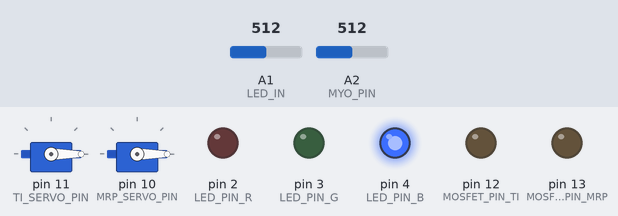
The sketch below on a simulated Arduino Uno, built with avr-gcc and run on an emulated ATmega328P. Shown: 2 × servo, output pins drawn as LEDs (lit = HIGH). The test bench sets the inputs (shaded band); at power-on: A1 (LED_IN) = 512, A2 (MYO_PIN) = 512.

Above: at 3.2 s.
At 7.8 s:
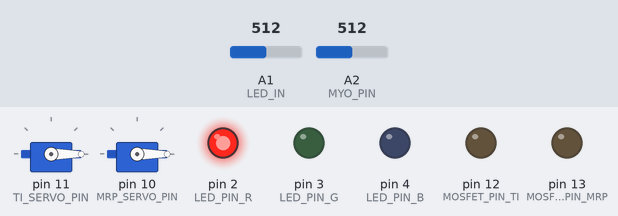
7.9 s: A1 (LED_IN) set to 606
9.4 s: A1 (LED_IN) set to 626
At 9.9 s:
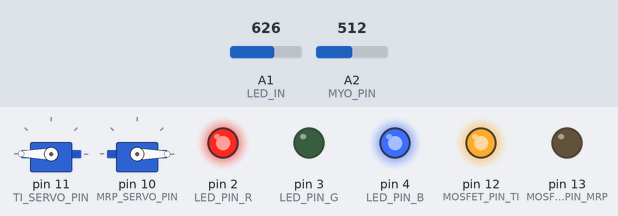
Timing chart, 0 to 12.4 s (numbered marks = the images above; inputs shaded):
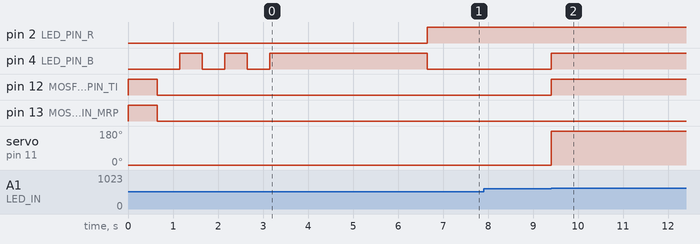

The sketch:

silverhand-two-motor.ino
```cpp
#include <Servo.h>
#define TI_SERVO_PIN 11 // Pin for servo
#define MRP_SERVO_PIN 10 // Pin for servo
#define MOSFET_PIN_TI 12 // 1st MOFSET pin; thumb, index finger
#define MOSFET_PIN_MRP 13 // 2nd MOFSET pin; middle finger, ring finger, pinky
#define MYO_PIN A2 //Pin for the sensor
#define MODE_POT_PIN A5 // Potentiometer for mode control
//Pins for the 4 LED components
#define LED_PIN_R 2 // Red
#define LED_PIN_G 3 // Green
#define LED_PIN_B 4 // Blue
#define LED_IN A1   // Battery voltage signal

#define OPEN 0 // 0 degree rotation for open
#define CLOSE 180 // 180 degree rotation for close
#define PULSEWIDTH 50 //in ms
#define TRAVELDELAY 650 //in ms
#define SYSTEMDELAY 750 // delay for servo motors; want to try 1200
#define DEFAULT_THRESH 300 // must be above 300 to change position
#define DEFAULT_RELAXTHRESH 275 // must be below 275 to be able to read another flex
#define POT_MAX 522 // the maximum value for the potentiometer

// Parameters to fine tune
// Number of reads to take in order to smooth out noise; it is recommended to take a power of 2 for computational efficiency
#define SMOOTH_READS 8
// Multiplier for threshold so that the threshold is attainable. e.g. threshold = min(flex_max * 0.65,  moving_max)
#define THRESH_MULTIPLIER 0.65
// What the threshold for being allowed to flex is again as a proportion of the regular threshold
#define RELAX_THRESH_MULTIPLIER 0.9

//The thresholds for the various LED colors - must be above each to show each respective color
#define STOP_THRESH 615
#define RED_THRESH 675
#define YELLOW_THRESH 757
#define GREEN_THRESH 859 //unnecessary but here for uniformity

// Don't worry about this. It just makes it more readable when turning on/off calibration mode
enum states {
  CALIBRATION,
  NORMAL_USE
};

// Number of samples to take for determining the maximum signal for moving one's arm around and for flexing
#define POLL_TIME 3000 // 3 seconds
// Delay between the blinking light, in milliseconds
#define DELAY_BLINK 500
// Simulated delay for the servo motors to activate
#define DELAY_SERVO 250

// Set whether we're using calibration mode or normal use, where the threshold is predefined
static states state = CALIBRATION;

enum Mode {
  full,
  ti,
  mrp,
  grab,
  any
};

/* Modes
 * Full: Go between open hand and fist or between the secondary positions; change both motor positions
 * TI: Pinching (update thumb and index finger)
 * MRP: Change middle finger, ring finger, and pinky position
 * Grab: Grab cycle - open hand -> pointing -> fist -> open hand -> ...
 * Any: Go between open hand and fist, exclusively
*/

// #define the location of the new stuff, and probably change the old stuff

Mode mode;
Servo ti_servo; // controls thumb and index.
Servo mrp_servo; // controls middle, ring, pinky fingers.
int ti_pos = OPEN;// position of ti_servo.
int mrp_pos = OPEN;//position of mrp_servo.
int volt_reg = 0; //input to display battery level
// The threshold to be set; above it, the motor will activate
unsigned threshold;

// I just extracted this to write the colors of the LED
inline void writeColors(uint8_t red, uint8_t green, uint8_t blue) {
  digitalWrite(LED_PIN_R, red);
  digitalWrite(LED_PIN_G, green);
  digitalWrite(LED_PIN_B, blue);
}

// Blink LED 3 times, leaving it on
void startupBlink() {
  for (uint8_t i = 0; i < 3; ++i) {
    //Serial.print("Blink");
    //Serial.println(i+1);
    delay(DELAY_BLINK);
    // Flash blue
    writeColors(LOW, LOW, HIGH);
    delay(DELAY_BLINK);
    // Flash off
    writeColors(LOW, LOW, LOW);
  }
}

unsigned smoothRead () {
  unsigned sum = 0;
  for (int i = 0; i < SMOOTH_READS; i++) {
    sum += analogRead(MYO_PIN);
  }
  return (sum / SMOOTH_READS);
}

// Calibrate optimal threshold
void calibrateSimple() {
  //Serial.println("Beginning Calibration");

  // Blink 3 times to indicate that the user must begin flexing after the blinks
  startupBlink();

  // Remain blue while reading
  writeColors(LOW, LOW, HIGH);

  // Record signals for POLL_TIME in ms
  unsigned long end_time = millis() + POLL_TIME;

  // Serial.println("measuring for flex");

  // Maximum flex signal
  unsigned flex_max = 0;
  // Get the largest peak value from flexing for the duration of POLL_TIME
  while (millis() < end_time) {
    unsigned flex_signal = analogRead(MYO_PIN);
    if (flex_signal > flex_max) {
      flex_max = flex_signal;
    }
  }

  if(flex_max < DEFAULT_THRESH){
    writeColors(LOW, HIGH, HIGH); //flash yellow to signal that calibration didn't work
    flex_max = DEFAULT_THRESH;
  } //end of calibration
  else{
    //flash green to signal successful calibration
    writeColors(LOW, HIGH, LOW);
  }
  // Set threshold to a fraction of its maximum reading
  threshold = flex_max * THRESH_MULTIPLIER;

}

void setup() {
  //Set up servo
  ti_servo.attach(TI_SERVO_PIN);
  mrp_servo.attach(MRP_SERVO_PIN);

  // Set MOSFET and LED as outputs of the Arduino
  pinMode(MOSFET_PIN_TI, OUTPUT);
  pinMode(MOSFET_PIN_MRP, OUTPUT);
  pinMode(LED_PIN_R, OUTPUT);
  pinMode(LED_PIN_G, OUTPUT);
  pinMode(LED_PIN_B, OUTPUT);
  pinMode(LED_IN, INPUT);
  pinMode(MODE_POT_PIN, INPUT);

  //Set Initial State of MOSFETS
  digitalWrite(MOSFET_PIN_TI,HIGH);
  digitalWrite(MOSFET_PIN_MRP,HIGH);

  //Open up servos
  ti_servo.write(OPEN);
  mrp_servo.write(OPEN);
  delay(TRAVELDELAY);

  //Set up MOSFET
  digitalWrite(MOSFET_PIN_TI,LOW);
  digitalWrite(MOSFET_PIN_MRP, LOW);
  Serial.begin(9600);

  //Default the LED to off
  digitalWrite(LED_PIN_R, LOW);
  digitalWrite(LED_PIN_G, LOW);
  digitalWrite(LED_PIN_B, LOW);

  // If state is set here to calibration, it will undergo normal calibration; if not, it will have a static threshold
  if (state == CALIBRATION) {
    calibrateSimple();
  } else {
    threshold = DEFAULT_THRESH;
  }
}

// Invert current servo position; in future iterations, may opt for a function that instead simply dictates desired positions
void invertServoPos(int &pos, Servo &servo, int mos){
  // NOTE: It would be sleeker to use pos = (pos + 180) % 360, but it takes more cycles
  // If pos is open, close it and write the servos to do such
  if (pos == OPEN){
    digitalWrite(mos,HIGH);
    pos = CLOSE;
    servo.write(CLOSE);
    delay(TRAVELDELAY);
    //DEBUG
    //Serial.println("Closed motor connected to mosfet pin at: ");
    //Serial.println(mos);
  }
  // If pos is closed, open it and write the servos to do such
  else {
    pos = OPEN;
    servo.write(OPEN);
    delay(TRAVELDELAY);
    //DEBUG
    //Serial.println("Opened motor connected to mosfet pin at: ");
    //Serial.println(mos);
    digitalWrite(mos,LOW);
  }
}

// Change position of motors based on which mode is currently selected
void updateMotors () {
  // Mode will be updated via voice control
  switch(mode) {
    case ti: //silver - mode 2
      Serial.println("ti");
      invertServoPos(ti_pos, ti_servo, MOSFET_PIN_TI);
      break;
    case mrp: //red - mode 3
      Serial.println("mrp");
      invertServoPos(mrp_pos, mrp_servo, MOSFET_PIN_MRP);
      break;
    case full: //gold: go between open hand and closed exclusively- mode 1
      Serial.println("full");
      invertServoPos(ti_pos, ti_servo, MOSFET_PIN_TI);
      if (ti_pos != mrp_pos) {
        invertServoPos(mrp_pos, mrp_servo, MOSFET_PIN_MRP);
      } //add == version to gold/full
      break;
    case grab://3 step grab, close mrp, close ti, open both (blue - mode 4)
     //Serial.println("grab");
      if (ti_pos == OPEN && mrp_pos == OPEN){
        invertServoPos(mrp_pos, mrp_servo, MOSFET_PIN_MRP);
      }
      else if (ti_pos != mrp_pos){
        invertServoPos(ti_pos, ti_servo, MOSFET_PIN_TI);
      }
      else if (ti_pos == CLOSE && mrp_pos == CLOSE){
        invertServoPos(ti_pos, ti_servo, MOSFET_PIN_TI);
        invertServoPos(mrp_pos, mrp_servo, MOSFET_PIN_MRP);
      }
      break;
    case any: //go between opposite positions exclusively - purple (mode 5)
      //Serial.println("any");
      invertServoPos(ti_pos, ti_servo, MOSFET_PIN_TI);
      if (ti_pos == mrp_pos) {
        invertServoPos(mrp_pos, mrp_servo, MOSFET_PIN_MRP);
      } //add == version to gold/full
      break;
  }

  delay(SYSTEMDELAY-PULSEWIDTH-TRAVELDELAY);
}

// Potentiometer-based control of mode selection
void updateMode () {
  int pot_val = analogRead(MODE_POT_PIN);
  //Serial.println(pot_val);
  mode = (Mode) map(pot_val, 0, POT_MAX, 0, 5);
  mode = (mode > 4) ? 4 : mode;
}

void loop() {
  // Battery signal
  volt_reg = analogRead(LED_IN);

  //DEBUG
  //Serial.print("Volt reg: ");
  //Serial.println(volt_reg);

  // If below RED_THRESH, the battery is extremely low; if below YELLOW_THRESH, should change soon; if below GREEN_THRESH, you're fine
  if (volt_reg < RED_THRESH) {
    writeColors(HIGH, LOW, LOW);
  }
  else if (volt_reg < YELLOW_THRESH) {
    writeColors(HIGH, HIGH, LOW);
  }
  else { //(volt_reg <= GREEN_THRESH)
    writeColors(LOW, HIGH, LOW);
  }

  //Wait for muscle signal
  if(volt_reg >= STOP_THRESH){
    while (smoothRead() < threshold) {
      //DEBUG
      //Serial.println(analogRead(MYO_PIN));
      // return; // check how long writing to LEDs is
    }

    // Make purple while in use/above threshold
    writeColors(HIGH, LOW, HIGH);

    // Check if mode has changed;
    updateMode();

    // If the smooth read is above the threshold, it's a flex
    updateMotors();

    //Wait for PULSEWIDTH time
    delay(PULSEWIDTH);

    // Wait until below relax threshold if not already
    while (smoothRead() > threshold * RELAX_THRESH_MULTIPLIER) {}
  }
}
```

Measured:
- the behaviour switches between 614 and 615 on A1 (LED_IN) (found by bisection; images 1 and 2)
- after the input at 7.9 s, every drawn part: stays the same
- after the input at 9.4 s, pin 4 (LED_PIN_B), pin 12 (MOSFET_PIN_TI): LOW → HIGH at once; servo on pin 11 (TI_SERVO_PIN): 0° → 180° at once
